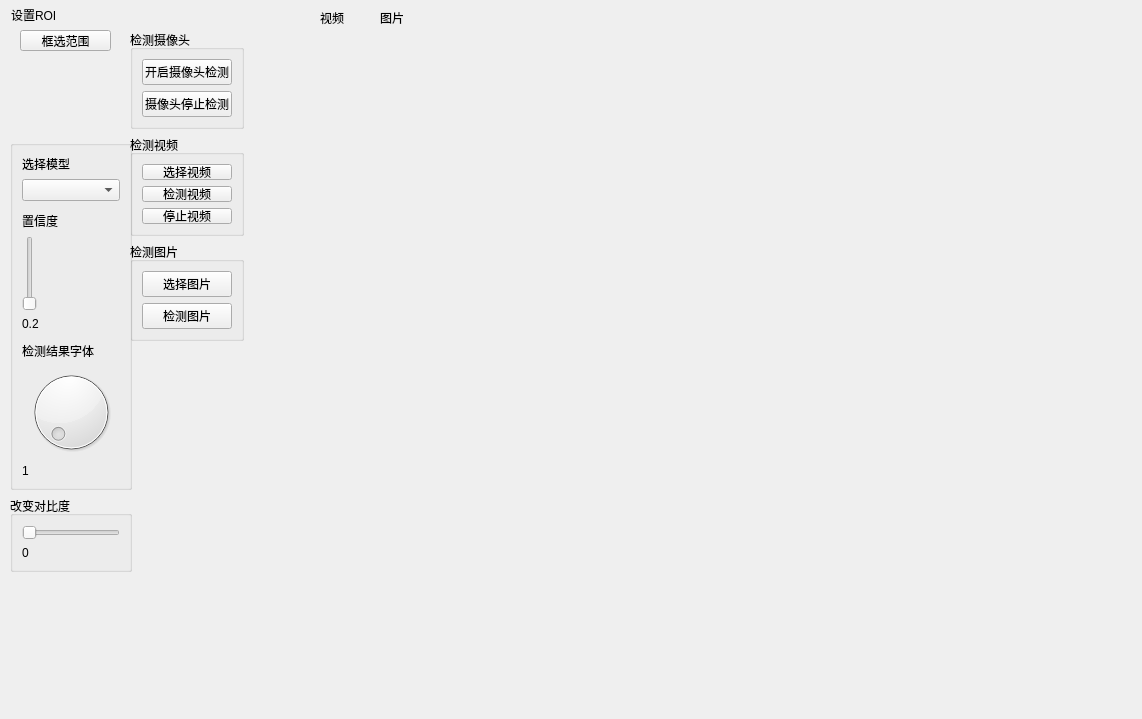
<?xml version="1.0" encoding="UTF-8"?>
<ui version="4.0">
 <class>Form</class>
 <widget class="QWidget" name="Form">
  <property name="geometry">
   <rect>
    <x>0</x>
    <y>0</y>
    <width>1142</width>
    <height>719</height>
   </rect>
  </property>
  <property name="windowTitle">
   <string>Form</string>
  </property>
  <widget class="QLabel" name="label_video">
   <property name="geometry">
    <rect>
     <x>320</x>
     <y>10</y>
     <width>24</width>
     <height>16</height>
    </rect>
   </property>
   <property name="text">
    <string>视频</string>
   </property>
  </widget>
  <widget class="QLabel" name="label_image">
   <property name="geometry">
    <rect>
     <x>380</x>
     <y>10</y>
     <width>960</width>
     <height>16</height>
    </rect>
   </property>
   <property name="minimumSize">
    <size>
     <width>960</width>
     <height>0</height>
    </size>
   </property>
   <property name="text">
    <string>图片</string>
   </property>
  </widget>
  <widget class="QLabel" name="label_4">
   <property name="geometry">
    <rect>
     <x>11</x>
     <y>7</y>
     <width>51</width>
     <height>16</height>
    </rect>
   </property>
   <property name="text">
    <string>设置ROI</string>
   </property>
  </widget>
  <widget class="QPushButton" name="pushButton_setRoi">
   <property name="geometry">
    <rect>
     <x>20</x>
     <y>30</y>
     <width>91</width>
     <height>21</height>
    </rect>
   </property>
   <property name="text">
    <string>框选范围</string>
   </property>
  </widget>
  <widget class="QWidget" name="layoutWidget">
   <property name="geometry">
    <rect>
     <x>130</x>
     <y>30</y>
     <width>114</width>
     <height>311</height>
    </rect>
   </property>
   <layout class="QVBoxLayout" name="verticalLayout_2">
    <item>
     <widget class="QGroupBox" name="groupBox_4">
      <property name="title">
       <string>检测摄像头</string>
      </property>
      <layout class="QGridLayout" name="gridLayout_3">
       <item row="0" column="0">
        <widget class="QPushButton" name="pushButton_9">
         <property name="text">
          <string>开启摄像头检测</string>
         </property>
        </widget>
       </item>
       <item row="1" column="0">
        <widget class="QPushButton" name="pushButton_10">
         <property name="text">
          <string>摄像头停止检测</string>
         </property>
        </widget>
       </item>
      </layout>
     </widget>
    </item>
    <item>
     <widget class="QGroupBox" name="groupBox_2">
      <property name="title">
       <string>检测视频</string>
      </property>
      <layout class="QGridLayout" name="gridLayout_2">
       <item row="0" column="0">
        <widget class="QPushButton" name="pushButton_4">
         <property name="text">
          <string>选择视频</string>
         </property>
        </widget>
       </item>
       <item row="1" column="0">
        <widget class="QPushButton" name="pushButton_3">
         <property name="text">
          <string>检测视频</string>
         </property>
        </widget>
       </item>
       <item row="2" column="0">
        <widget class="QPushButton" name="pushButton_5">
         <property name="text">
          <string>停止视频</string>
         </property>
        </widget>
       </item>
      </layout>
     </widget>
    </item>
    <item>
     <widget class="QGroupBox" name="groupBox">
      <property name="title">
       <string>检测图片</string>
      </property>
      <layout class="QGridLayout" name="gridLayout">
       <item row="2" column="0">
        <widget class="QPushButton" name="pushButton_detectImage">
         <property name="text">
          <string>检测图片</string>
         </property>
        </widget>
       </item>
       <item row="0" column="0">
        <widget class="QPushButton" name="pushButton_selectImage">
         <property name="text">
          <string>选择图片</string>
         </property>
        </widget>
       </item>
      </layout>
     </widget>
    </item>
   </layout>
  </widget>
  <widget class="QWidget" name="layoutWidget">
   <property name="geometry">
    <rect>
     <x>10</x>
     <y>140</y>
     <width>122</width>
     <height>432</height>
    </rect>
   </property>
   <layout class="QVBoxLayout" name="verticalLayout_3">
    <item>
     <widget class="QGroupBox" name="groupBox_3">
      <property name="title">
       <string/>
      </property>
      <layout class="QVBoxLayout" name="verticalLayout">
       <item>
        <widget class="QLabel" name="label">
         <property name="text">
          <string>选择模型</string>
         </property>
        </widget>
       </item>
       <item>
        <widget class="QComboBox" name="comboBox_choseModel"/>
       </item>
       <item>
        <spacer name="verticalSpacer">
         <property name="orientation">
          <enum>Qt::Vertical</enum>
         </property>
         <property name="sizeHint" stdset="0">
          <size>
           <width>20</width>
           <height>13</height>
          </size>
         </property>
        </spacer>
       </item>
       <item>
        <widget class="QLabel" name="label_2">
         <property name="text">
          <string>置信度</string>
         </property>
        </widget>
       </item>
       <item>
        <widget class="QSlider" name="horizontalSlider_conf"/>
       </item>
       <item>
        <widget class="QLabel" name="label_conf">
         <property name="text">
          <string>0.2</string>
         </property>
        </widget>
       </item>
       <item>
        <spacer name="verticalSpacer_2">
         <property name="orientation">
          <enum>Qt::Vertical</enum>
         </property>
         <property name="sizeHint" stdset="0">
          <size>
           <width>20</width>
           <height>13</height>
          </size>
         </property>
        </spacer>
       </item>
       <item>
        <widget class="QLabel" name="label_3">
         <property name="text">
          <string>检测结果字体</string>
         </property>
        </widget>
       </item>
       <item>
        <widget class="QDial" name="dial_fontsize"/>
       </item>
       <item>
        <widget class="QLabel" name="label_fontsize">
         <property name="text">
          <string>1</string>
         </property>
        </widget>
       </item>
      </layout>
     </widget>
    </item>
    <item>
     <widget class="QGroupBox" name="groupBox_5">
      <property name="title">
       <string>改变对比度</string>
      </property>
      <layout class="QGridLayout" name="gridLayout_4">
       <item row="2" column="0">
        <widget class="QLabel" name="label_5">
         <property name="text">
          <string>0</string>
         </property>
        </widget>
       </item>
       <item row="1" column="0">
        <widget class="QSlider" name="horizontalSlider1">
         <property name="orientation">
          <enum>Qt::Horizontal</enum>
         </property>
        </widget>
       </item>
      </layout>
     </widget>
    </item>
   </layout>
  </widget>
  <widget class="QWidget" name="horizontalLayoutWidget">
   <property name="geometry">
    <rect>
     <x>259</x>
     <y>29</y>
     <width>621</width>
     <height>671</height>
    </rect>
   </property>
   <layout class="QHBoxLayout" name="horizontalLayout"/>
  </widget>
 </widget>
 <resources/>
 <connections/>
</ui>
